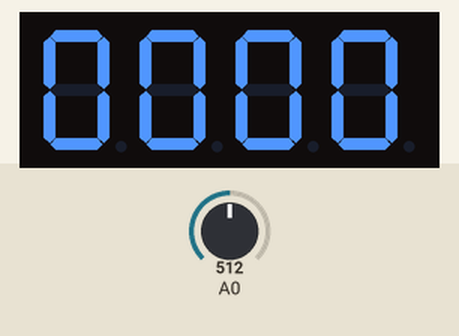
The sketch below on a simulated Arduino Uno, built with avr-gcc and run on an emulated ATmega328P. Parts: 4-digit seven-segment display. The test bench sets the inputs (shaded band); at power-on: A0 = 512.

Above: at 1.2 s.
1.3 s: A0 set to 190
At 2.5 s:
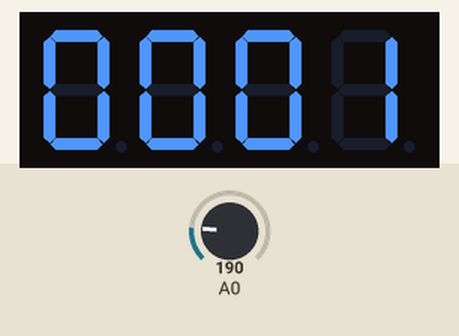
At 4.0 s:
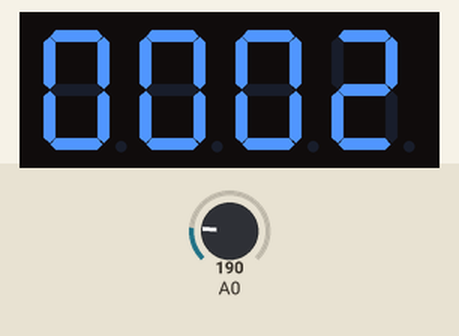
Timing chart, 0 to 5.5 s (numbered marks = the images above; inputs shaded):
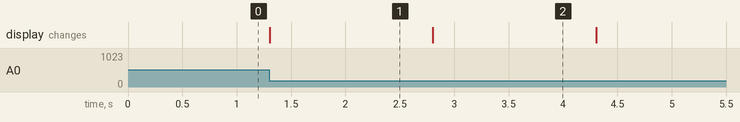

The sketch:

sketch_jan28a.ino
```cpp
//include libraries
#include "Adafruit_LEDBackpack.h"
#include "Adafruit_GFX.h"

//create Adafruit Alphanumeric Display object
Adafruit_AlphaNum4 alpha4 = Adafruit_AlphaNum4();

//define integer
int score = 0;

void setup() {

  //set sensor pin to INPUT
  pinMode(A0, INPUT);
  //set BAUD rate
  Serial.begin(9600);
  //start display
  alpha4.begin(0x70);
  //write zeros to all positions
  alpha4.writeDigitAscii(0, '0');
  alpha4.writeDigitAscii(1, '0');
  alpha4.writeDigitAscii(2, '0');
  alpha4.writeDigitAscii(3, '0');
  //display newly written values
  alpha4.writeDisplay();
}

void loop() {

  //add 1 to the score if sensor voltage is LOW
  if (analogRead(A0) < 200) {
    score++;

  //write score to display data
  alpha4.writeDigitAscii(3, (score%10) + '0');
  alpha4.writeDigitAscii(2, (score%100/10) + '0');
  alpha4.writeDigitAscii(1, (score%1000/100) + '0');
  alpha4.writeDigitAscii(0, (score/1000) + '0');

  //push display data to display
  alpha4.writeDisplay();
 //wait 1.5 sec to eliminate phantom reads
  delay(1500);
  }
}
```

Measured:
- after the input at 1.3 s, the display: changes at once (image 1)
- what the display in image 1 shows lasts 1.5 s, from 1.3 s to 2.8 s
